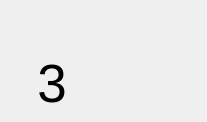
<?xml version="1.0" encoding="UTF-8"?>
<ui version="4.0">
 <class>Form</class>
 <widget class="QWidget" name="Form">
  <property name="geometry">
   <rect>
    <x>0</x>
    <y>0</y>
    <width>207</width>
    <height>122</height>
   </rect>
  </property>
  <property name="windowTitle">
   <string>Form</string>
  </property>
  <property name="styleSheet">
   <string notr="true">#Form{border-image: url(:/newPrefix/KakaoTalk_Photo_2024-05-31-16-29-49-removebg-preview.png);}</string>
  </property>
  <layout class="QVBoxLayout" name="verticalLayout_2" stretch="6">
   <property name="spacing">
    <number>0</number>
   </property>
   <property name="leftMargin">
    <number>0</number>
   </property>
   <property name="topMargin">
    <number>0</number>
   </property>
   <property name="rightMargin">
    <number>0</number>
   </property>
   <property name="bottomMargin">
    <number>0</number>
   </property>
   <item>
    <widget class="QWidget" name="widget_2" native="true">
     <layout class="QHBoxLayout" name="horizontalLayout" stretch="1,1">
      <property name="spacing">
       <number>0</number>
      </property>
      <property name="leftMargin">
       <number>0</number>
      </property>
      <property name="topMargin">
       <number>0</number>
      </property>
      <property name="rightMargin">
       <number>0</number>
      </property>
      <property name="bottomMargin">
       <number>0</number>
      </property>
      <item>
       <layout class="QVBoxLayout" name="verticalLayout" stretch="3,5">
        <property name="spacing">
         <number>0</number>
        </property>
        <item>
         <widget class="QPushButton" name="pushButton_6">
          <property name="sizePolicy">
           <sizepolicy hsizetype="Minimum" vsizetype="Minimum">
            <horstretch>0</horstretch>
            <verstretch>0</verstretch>
           </sizepolicy>
          </property>
          <property name="styleSheet">
           <string notr="true">border:none;</string>
          </property>
          <property name="text">
           <string/>
          </property>
         </widget>
        </item>
        <item>
         <widget class="QPushButton" name="pushButton_5">
          <property name="sizePolicy">
           <sizepolicy hsizetype="Minimum" vsizetype="Minimum">
            <horstretch>0</horstretch>
            <verstretch>0</verstretch>
           </sizepolicy>
          </property>
          <property name="font">
           <font>
            <pointsize>40</pointsize>
           </font>
          </property>
          <property name="styleSheet">
           <string notr="true">border:none;</string>
          </property>
          <property name="text">
           <string>3</string>
          </property>
         </widget>
        </item>
       </layout>
      </item>
      <item>
       <widget class="QPushButton" name="pushButton_4">
        <property name="sizePolicy">
         <sizepolicy hsizetype="Minimum" vsizetype="Minimum">
          <horstretch>0</horstretch>
          <verstretch>0</verstretch>
         </sizepolicy>
        </property>
        <property name="styleSheet">
         <string notr="true">border:none;</string>
        </property>
        <property name="text">
         <string/>
        </property>
       </widget>
      </item>
     </layout>
    </widget>
   </item>
  </layout>
 </widget>
 <resources>
  <include location="../images/KakaoTalk_Photo_2024-05-31-15-59-59_011-removebg-preview.qrc"/>
 </resources>
 <connections/>
</ui>
